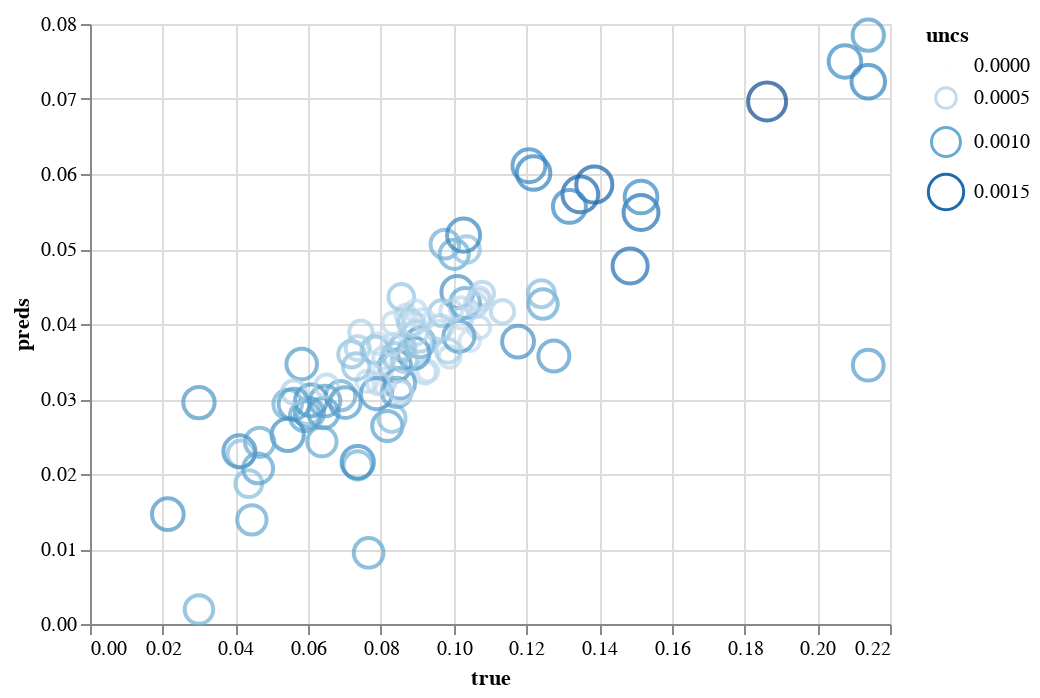

The cell this chart's notebook holds for it:
### Code cell
import altair as alt
import pandas as pd

df = pd.DataFrame({'preds': preds.squeeze(), 'true': Ys_test.squeeze(), 'uncs': uncs.squeeze()})

alt.Chart(df).mark_point().encode(
    x='true',
    y='preds',
    size='uncs:Q',
    color='uncs:Q'
)

### Figure 1 — Vega-Lite specification as saved in the notebook (floating-point values rounded to 4 significant figures)
{"config": {"view": {"continuousWidth": 400, "continuousHeight": 300}}, "data": {"name": "data-78614119a7071a8a662c6666988c7054"}, "mark": "point", "encoding": {"color": {"type": "quantitative", "field": "uncs"}, "size": {"type": "quantitative", "field": "uncs"}, "x": {"type": "quantitative", "field": "true"}, "y": {"type": "quantitative", "field": "preds"}}, "$schema": "https://vega.github.io/schema/vega-lite/v4.8.1.json", "datasets": {"data-78614119a7071a8a662c6666988c7054": [{"preds": 0.04427, "true": 0.101, "uncs": 0.001215}, {"preds": 0.0586, "true": 0.1387, "uncs": 0.001564}, {"preds": 0.03466, "true": 0.05821, "uncs": 0.001119}, {"preds": 0.05065, "true": 0.09759, "uncs": 0.00098}, {"preds": 0.03044, "true": 0.06892, "uncs": 0.001022}, {"preds": 0.0368, "true": 0.08561, "uncs": 0.0007743}, {"preds": 0.03235, "true": 0.07619, "uncs": 0.0005291}, {"preds": 0.02842, "true": 0.05993, "uncs": 0.0008168}, {"preds": 0.03446, "true": 0.0839, "uncs": 0.001197}, {"preds": 0.03598, "true": 0.07191, "uncs": 0.0008333}, {"preds": 0.03358, "true": 0.09203, "uncs": 0.0006016}, {"preds": 0.03197, "true": 0.0809, "uncs": 0.0005471}, {"preds": 0.001937, "true": 0.02996, "uncs": 0.0009687}, {"preds": 0.03797, "true": 0.09075, "uncs": 0.0007466}, {"preds": 0.03739, "true": 0.07919, "uncs": 0.000498}, {"preds": 0.03572, "true": 0.1276, "uncs": 0.001147}, {"preds": 0.03377, "true": 0.08047, "uncs": 0.0004108}, {"preds": 0.01871, "true": 0.04366, "uncs": 0.0008532}, {"preds": 0.07231, "true": 0.214, "uncs": 0.001344}, {"preds": 0.02814, "true": 0.06035, "uncs": 0.001022}, {"preds": 0.04406, "true": 0.1079, "uncs": 0.000663}, {"preds": 0.04266, "true": 0.1246, "uncs": 0.001036}, {"preds": 0.02931, "true": 0.05436, "uncs": 0.0009729}, {"preds": 0.03896, "true": 0.09588, "uncs": 0.0005455}, {"preds": 0.02981, "true": 0.06078, "uncs": 0.001205}, {"preds": 0.02771, "true": 0.05907, "uncs": 0.001063}, {"preds": 0.04116, "true": 0.08689, "uncs": 0.0005193}, {"preds": 0.0243, "true": 0.06378, "uncs": 0.001018}, {"preds": 0.03372, "true": 0.09289, "uncs": 0.0005174}, {"preds": 0.03656, "true": 0.07833, "uncs": 0.0008473}, {"preds": 0.0356, "true": 0.09888, "uncs": 0.0005453}, {"preds": 0.04212, "true": 0.1019, "uncs": 0.0005439}, {"preds": 0.02812, "true": 0.06421, "uncs": 0.001089}, {"preds": 0.03612, "true": 0.08903, "uncs": 0.001179}, {"preds": 0.0264, "true": 0.08176, "uncs": 0.001091}, {"preds": 0.02743, "true": 0.08304, "uncs": 0.0008796}, {"preds": 0.04774, "true": 0.1485, "uncs": 0.001476}, {"preds": 0.04012, "true": 0.08347, "uncs": 0.0005574}, {"preds": 0.03776, "true": 0.1044, "uncs": 0.0004893}, {"preds": 0.04928, "true": 0.1002, "uncs": 0.001015}, {"preds": 0.03087, "true": 0.08433, "uncs": 0.00102}, {"preds": 0.0611, "true": 0.1207, "uncs": 0.001298}, {"preds": 0.07851, "true": 0.214, "uncs": 0.001175}, {"preds": 0.03892, "true": 0.07448, "uncs": 0.0006457}, {"preds": 0.04143, "true": 0.09674, "uncs": 0.0007938}, {"preds": 0.02973, "true": 0.06464, "uncs": 0.001115}, {"preds": 0.03092, "true": 0.05607, "uncs": 0.0006611}, {"preds": 0.04994, "true": 0.1036, "uncs": 0.0008246}, {"preds": 0.0321, "true": 0.08518, "uncs": 0.001117}, {"preds": 0.05185, "true": 0.1027, "uncs": 0.001308}, {"preds": 0.03549, "true": 0.0809, "uncs": 0.0005765}, {"preds": 0.05487, "true": 0.1515, "uncs": 0.001462}, {"preds": 0.03176, "true": 0.06506, "uncs": 0.0006093}, {"preds": 0.04165, "true": 0.1134, "uncs": 0.0006507}, {"preds": 0.06968, "true": 0.1862, "uncs": 0.001735}, {"preds": 0.03752, "true": 0.09075, "uncs": 0.001028}, {"preds": 0.03072, "true": 0.07876, "uncs": 0.001149}, {"preds": 0.06012, "true": 0.122, "uncs": 0.001346}, {"preds": 0.04078, "true": 0.1023, "uncs": 0.0005314}, {"preds": 0.0321, "true": 0.07919, "uncs": 0.0005636}, {"preds": 0.03955, "true": 0.107, "uncs": 0.000565}, {"preds": 0.05693, "true": 0.1515, "uncs": 0.001282}, {"preds": 0.05727, "true": 0.1348, "uncs": 0.001535}, {"preds": 0.0353, "true": 0.08647, "uncs": 0.0007619}, {"preds": 0.0428, "true": 0.1032, "uncs": 0.001061}, {"preds": 0.03094, "true": 0.08561, "uncs": 0.0005359}, {"preds": 0.02932, "true": 0.05607, "uncs": 0.001121}, {"preds": 0.04252, "true": 0.1062, "uncs": 0.0005996}, {"preds": 0.05568, "true": 0.1318, "uncs": 0.001302}, {"preds": 0.02522, "true": 0.05436, "uncs": 0.001245}, {"preds": 0.04361, "true": 0.08561, "uncs": 0.0007843}, {"preds": 0.03834, "true": 0.1014, "uncs": 0.001145}, {"preds": 0.02075, "true": 0.04623, "uncs": 0.001069}, {"preds": 0.04017, "true": 0.08818, "uncs": 0.0007511}, {"preds": 0.04002, "true": 0.08903, "uncs": 0.0005912}, {"preds": 0.01465, "true": 0.0214, "uncs": 0.001196}, {"preds": 0.03694, "true": 0.08604, "uncs": 0.0007305}, {"preds": 0.07501, "true": 0.2076, "uncs": 0.001266}, {"preds": 0.02423, "true": 0.04666, "uncs": 0.001019}, {"preds": 0.02952, "true": 0.02996, "uncs": 0.001176}, {"preds": 0.04177, "true": 0.08946, "uncs": 0.0005154}, {"preds": 0.02116, "true": 0.07362, "uncs": 0.0009504}, {"preds": 0.03879, "true": 0.08946, "uncs": 0.0006567}, {"preds": 0.02268, "true": 0.04152, "uncs": 0.0008461}, {"preds": 0.03721, "true": 0.08304, "uncs": 0.0005091}, {"preds": 0.04405, "true": 0.1241, "uncs": 0.0008687}, {"preds": 0.02952, "true": 0.0702, "uncs": 0.001124}, {"preds": 0.04349, "true": 0.107, "uncs": 0.0005384}, {"preds": 0.04313, "true": 0.107, "uncs": 0.0005676}, {"preds": 0.03434, "true": 0.0732, "uncs": 0.0008306}, {"preds": 0.04173, "true": 0.09931, "uncs": 0.0005537}, {"preds": 0.01389, "true": 0.04452, "uncs": 0.001031}, {"preds": 0.03574, "true": 0.0839, "uncs": 0.0007824}, {"preds": 0.03679, "true": 0.07362, "uncs": 0.0006858}, {"preds": 0.03765, "true": 0.1177, "uncs": 0.001215}, {"preds": 0.03642, "true": 0.09845, "uncs": 0.0006788}, {"preds": 0.0345, "true": 0.214, "uncs": 0.00113}, {"preds": 0.009473, "true": 0.07662, "uncs": 0.001049}, {"preds": 0.02302, "true": 0.04109, "uncs": 0.001227}, {"preds": 0.02157, "true": 0.07362, "uncs": 0.001257}, {"preds": 0.03958, "true": 0.09631, "uncs": 0.0006735}, {"preds": 0.0406, "true": 0.0916, "uncs": 0.0005293}]}}
